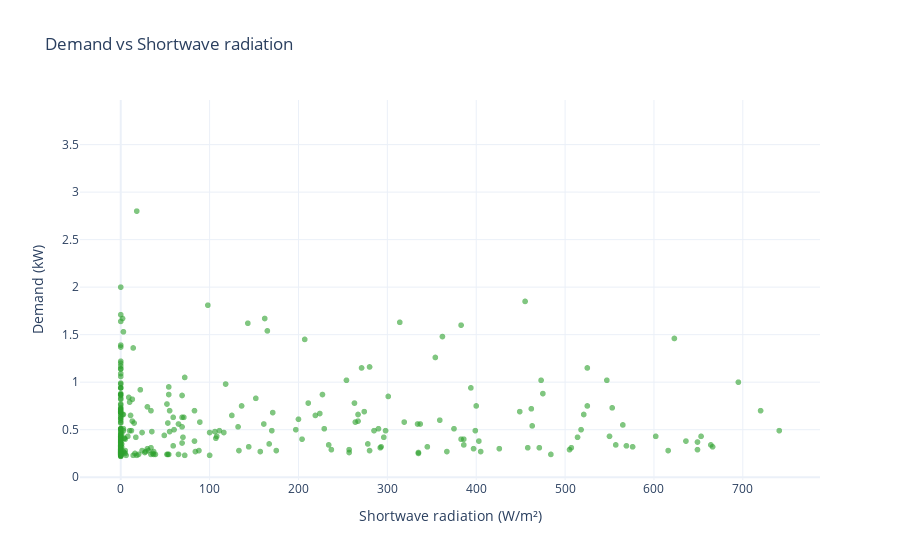

Notebook cell for this chart:
### Markdown cell above
### Figure 3 – Demand vs shortwave radiation

### Code cell
irr_sample = subset.sample(2000, random_state=21)
fig, ax = plt.subplots(figsize=(6, 4))
sns.scatterplot(data=irr_sample, x='Shortwave_radiation (W/m²)', y='Demand', color=COLORS['irradiance'], alpha=0.6, ax=ax)
ax.set_title('Demand vs Shortwave radiation')
ax.set_xlabel('Shortwave radiation (W/m²)')
ax.set_ylabel('Demand (kW)')
fig.tight_layout()
save_figure(fig, 'task5_fig_demand_vs_shortwave')
plt.close(fig)

fig_px = px.scatter(irr_sample, x='Shortwave_radiation (W/m²)', y='Demand', opacity=0.6,
                    labels={'Shortwave_radiation (W/m²)': 'Shortwave radiation (W/m²)', 'Demand': 'Demand (kW)'},
                    title='Demand vs Shortwave radiation')
save_interactive(fig_px, 'task5_fig_demand_vs_shortwave_interactive')
fig_px

### Figure 1 — Plotly figure (JSON) as saved in the notebook; plotly's stock layout.template omitted (floating-point values rounded to 4 significant figures; data arrays with more than 128 entries replaced by an {"elided": "..."} marker saying what was removed)
{"data": [{"hovertemplate": "Shortwave radiation (W/m²)=%{x}<br>Demand (kW)=%{y}<extra></extra>", "legendgroup": "", "marker": {"color": "#2ca02c", "opacity": 0.6, "symbol": "circle"}, "mode": "markers", "name": "", "showlegend": false, "type": "scattergl", "x": {"elided": "2000 float values"}, "xaxis": "x", "y": {"elided": "2000 float values"}, "yaxis": "y"}], "layout": {"legend": {"tracegroupgap": 0}, "title": {"text": "Demand vs Shortwave radiation"}, "xaxis": {"anchor": "y", "domain": [0, 1], "title": {"text": "Shortwave radiation (W/m²)"}}, "yaxis": {"anchor": "x", "domain": [0, 1], "title": {"text": "Demand (kW)"}}}}
